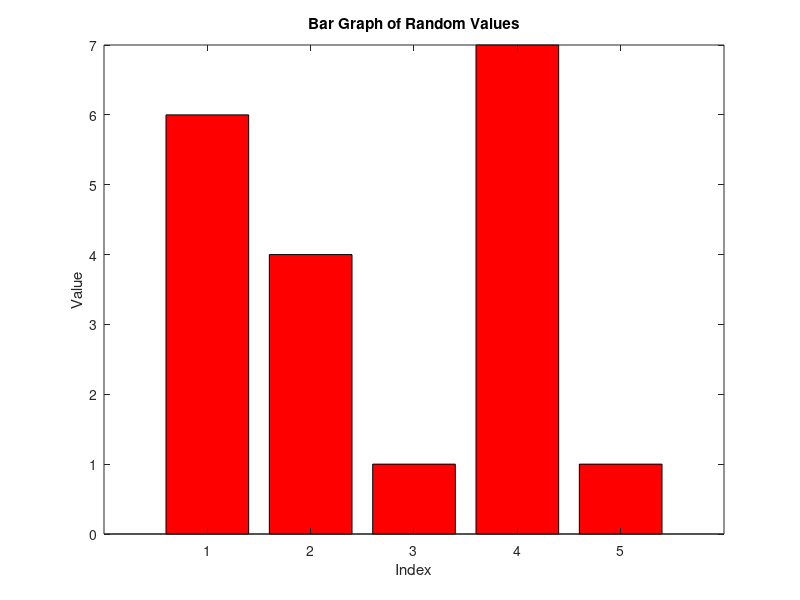

Recreate this plot in MATLAB.
% Create a vector of 5 random values
randomVector = randi([1, 10], 1, 5);

% Plotting the vector on a bar graph
bar(randomVector, 'r')

% Adding labels and title
xlabel('Index')
ylabel('Value')
title('Bar Graph of Random Values')
